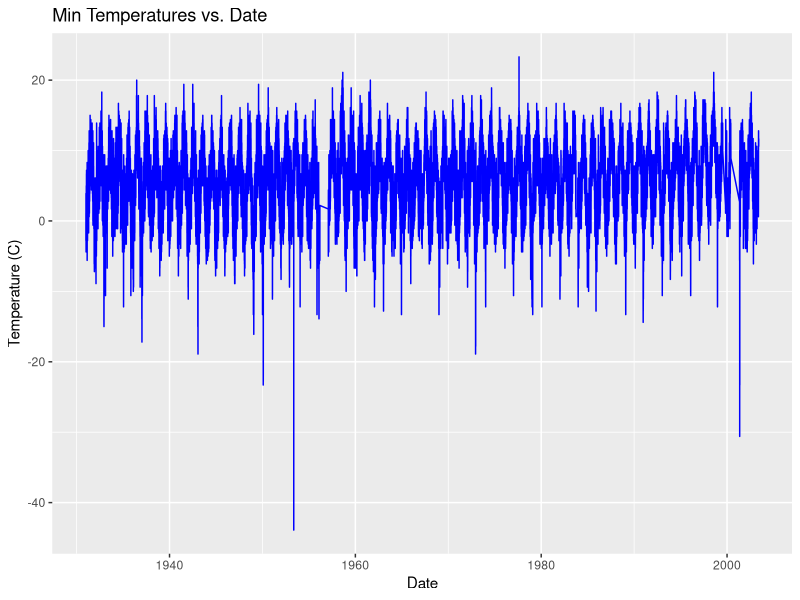
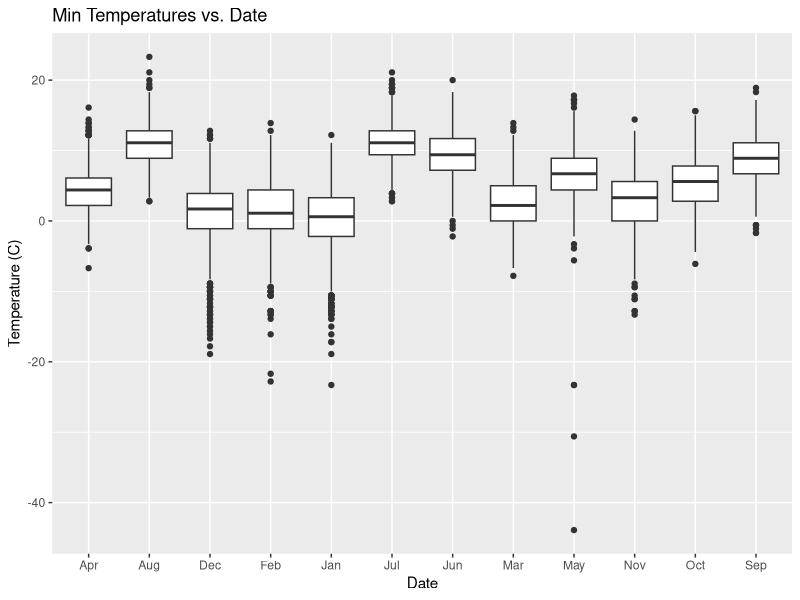
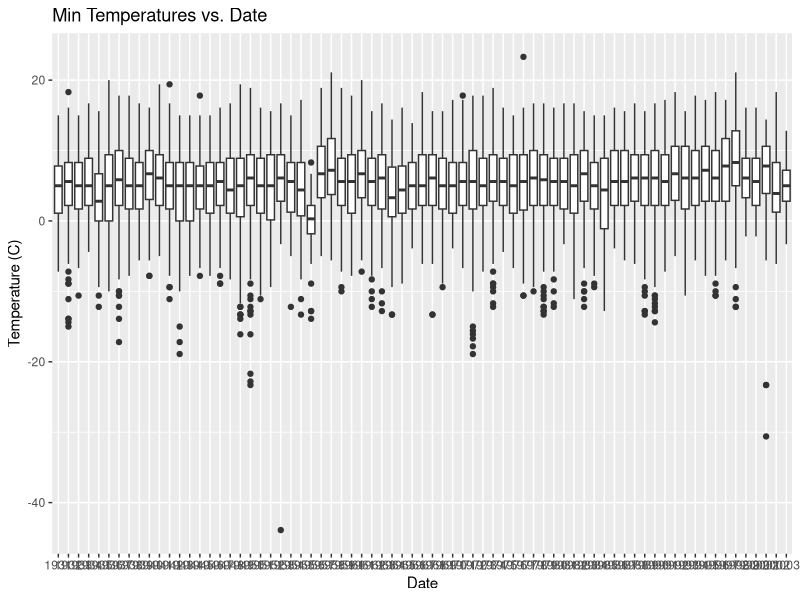

Write the R code that produced these figures, in order.
## ---- chunk 1

TempData <- read.csv("403792.csv", header=TRUE, na.strings="-9999")


## ---- chunk 2

##DATA CLEANING

        ## Preserve only columns of interest

        TempData<-TempData[,c("STATION", "STATION_NAME", "DATE", "TMIN", "TMAX", "TOBS")]

        ## keep complete cases
        
        TempData<-TempData[complete.cases(TempData),]

        ## convert dates
        
        TempData$DATE<-as.Date(as.character(TempData$DATE), format="%Y%m%d")

        ##create Date Factor Columns for later analysis
        MON<-format(TempData$DATE, "%b")
        YEAR <-format(TempData$DATE, "%Y")
        MON<-factor(MON)
        YEAR<-factor(YEAR)
        TempData<-cbind(TempData, MON, YEAR)

        ## convert temperatures 
        ## note the data as input are in tenths of a degree C

        TempData$TMIN <- TempData$TMIN/10.
        TempData$TMAX <- TempData$TMAX/10.
        TempData$TOBS <- TempData$TOBS/10.

str(TempData)

datadim<-dim(TempData)


## ---- chunk 3
library(ggplot2)
        P1 <- ggplot(TempData, aes(x=DATE, y=TMIN))+geom_line(colour="blue")
        P1<-P1+xlab("Date")+ylab("Temperature (C)")+ggtitle("Min Temperatures vs. Date")

print(P1)
## ---- chunk 4
library(ggplot2)
        P1 <- ggplot(TempData, aes(x=MON, y=TMIN))+geom_boxplot()
        P1<-P1+xlab("Date")+ylab("Temperature (C)")+ggtitle("Min Temperatures vs. Date")

print(P1)
## ---- chunk 5
library(ggplot2)
        P1 <- ggplot(TempData, aes(x=YEAR, y=TMIN))+geom_boxplot()
        P1<-P1+xlab("Date")+ylab("Temperature (C)")+ggtitle("Min Temperatures vs. Date")

print(P1)
